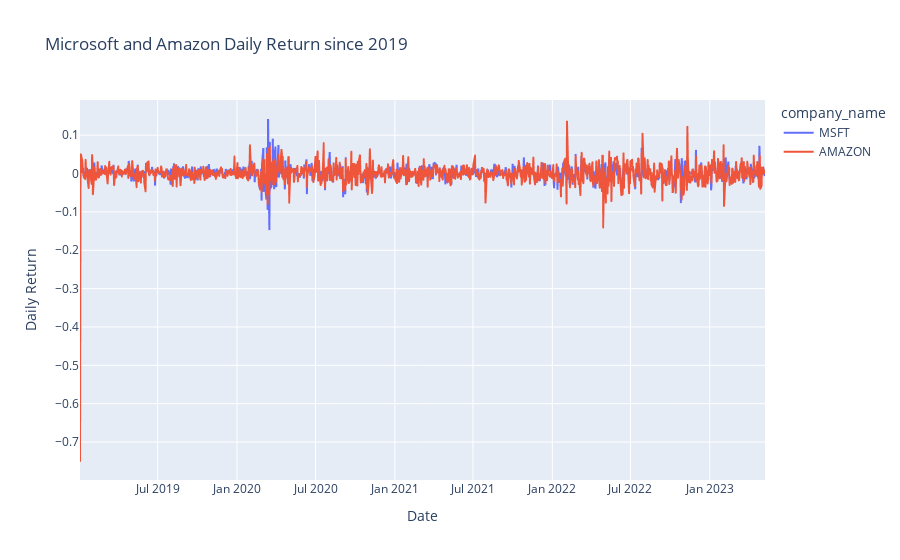

This figure's notebook cell:
### Code cell
fig = px.line(df, x="Date", y="Daily Return", title='Microsoft and Amazon Daily Return since 2019', color = 'company_name')
fig.show()

### Figure 1 — Plotly figure (JSON) as saved in the notebook; plotly's stock layout.template omitted (floating-point values rounded to 4 significant figures; data arrays with more than 128 entries replaced by an {"elided": "..."} marker saying what was removed)
{"data": [{"hovertemplate": "company_name=MSFT<br>Date=%{x}<br>Daily Return=%{y}<extra></extra>", "legendgroup": "MSFT", "line": {"color": "#636efa", "dash": "solid"}, "marker": {"symbol": "circle"}, "mode": "lines", "name": "MSFT", "showlegend": true, "type": "scattergl", "x": {"elided": "1096 str values"}, "xaxis": "x", "y": {"elided": "1096 float values"}, "yaxis": "y"}, {"hovertemplate": "company_name=AMAZON<br>Date=%{x}<br>Daily Return=%{y}<extra></extra>", "legendgroup": "AMAZON", "line": {"color": "#EF553B", "dash": "solid"}, "marker": {"symbol": "circle"}, "mode": "lines", "name": "AMAZON", "showlegend": true, "type": "scattergl", "x": {"elided": "1096 str values"}, "xaxis": "x", "y": {"elided": "1096 float values"}, "yaxis": "y"}], "layout": {"legend": {"title": {"text": "company_name"}, "tracegroupgap": 0}, "title": {"text": "Microsoft and Amazon Daily Return since 2019"}, "xaxis": {"anchor": "y", "domain": [0, 1], "title": {"text": "Date"}}, "yaxis": {"anchor": "x", "domain": [0, 1], "title": {"text": "Daily Return"}}}}
